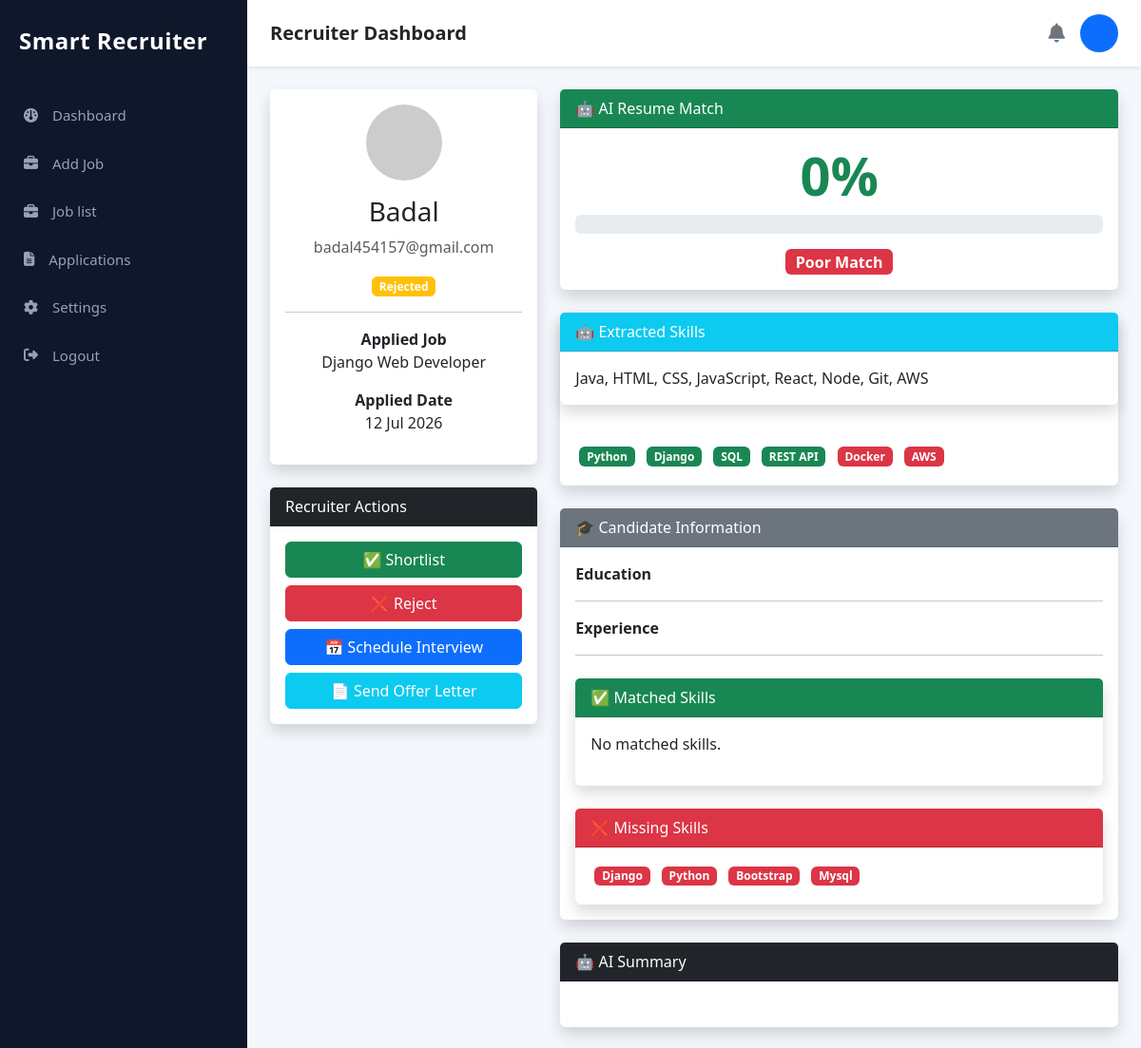
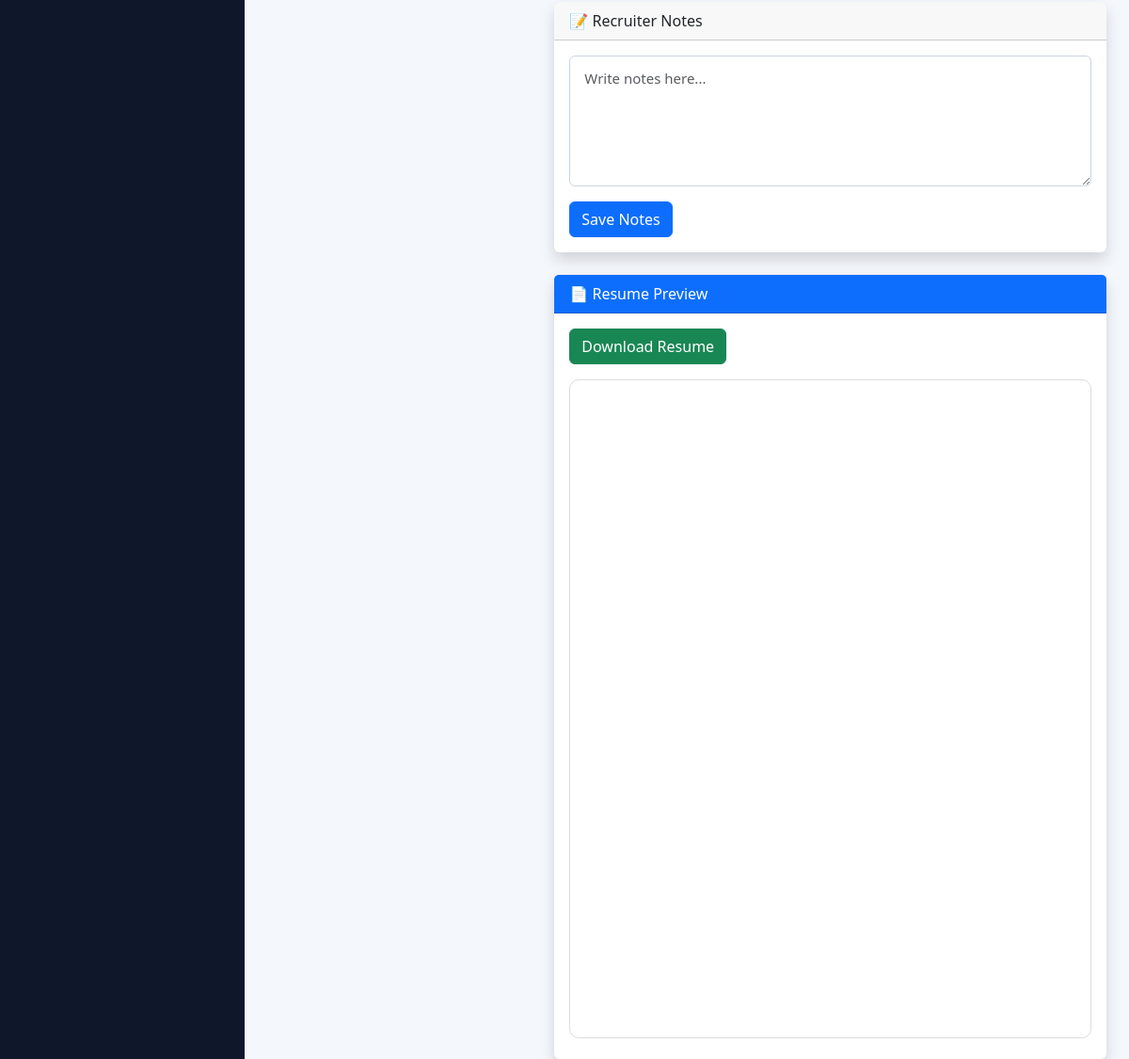
Screenshot of /applications/24/ with the database file from the repository (2 pictures, top to bottom).
### applications/models.py (models this page shows, shortened)
class Application(models.Model):
    STATUS = (
        ("Pending", "Pending"),
        ("Shortlisted", "Shortlisted"),
        ("Interview", "Interview"),
        ("Rejected", "Rejected"),
        ("Selected", "Selected"),
    )
    user = models.ForeignKey(User, on_delete=models.CASCADE)
    job = models.ForeignKey(Job, on_delete=models.CASCADE)
    last_seen = models.DateTimeField(auto_now=True)
    resume = models.FileField(upload_to="resumes/")
    status = models.CharField(
        max_length=20,
        choices=STATUS,
        default="Pending"
    )
    education = models.CharField(
        max_length=200,
        blank=True
    )
    experience = models.CharField(
        max_length=200,
        blank=True
    )
    skills = models.TextField(
        blank=True
    )
    ai_summary = models.TextField(
        blank=True
    )
    recruiter_notes = models.TextField(
        blank=True
    )
    match_score = models.IntegerField(default=85)
    applied_at = models.DateTimeField(auto_now_add=True)
    interview_date = models.DateField(
        null=True,
        blank=True
    )
    interview_time = models.TimeField(
        null=True,
        blank=True
    )
    interview_mode = models.CharField(
        max_length=50,
        blank=True
    )
    meeting_link = models.URLField(
        blank=True
    )

### job/models.py (models this page shows, shortened)
class Job(models.Model):
    JOB_TYPES = (
        ("Full Time", "Full Time"),
        ("Part Time", "Part Time"),
        ("Internship", "Internship"),
        ("Contract", "Contract"),
        ("Remote", "Remote"),
    )
    WORK_MODE = (
        ("Onsite", "Onsite"),
        ("Remote", "Remote"),
        ("Hybrid", "Hybrid"),
    )
    STATUS = (
        ("Active", "Active"),
        ("Closed", "Closed"),
    )
    EXPERIENCE = (
        ("Fresher", "Fresher"),
        ("0-1 Years", "0-1 Years"),
        ("1-3 Years", "1-3 Years"),
        ("3-5 Years", "3-5 Years"),
        ("5+ Years", "5+ Years"),
    )
    title = models.CharField(max_length=200)
    company = models.CharField(max_length=200)
    company_logo = models.ImageField(
        upload_to="company_logo/",
        blank=True,
        null=True
    )
    location = models.CharField(max_length=200)
    work_mode = models.CharField(
        max_length=20,
        choices=WORK_MODE,
        default="Onsite"
    )
    job_type = models.CharField(
        max_length=30,
        choices=JOB_TYPES,
        default="Full Time"
    )
    experience = models.CharField(
        max_length=30,
        choices=EXPERIENCE,
        default="Fresher"
    )
    education = models.CharField(max_length=200)
    salary = models.CharField(max_length=100)
    openings = models.PositiveIntegerField(default=1)
    applicants = models.PositiveIntegerField(default=0)
    skills = models.TextField(
        help_text="Example: Python, Django, SQL, REST API"
    )
    responsibilities = models.TextField()
    requirements = models.TextField()
    benefits = models.TextField(blank=True)
    description = models.TextField()
    deadline = models.DateField(default=timezone.now)
    status = models.CharField(
        max_length=20,
        choices=STATUS,
        default="Active"
    )
    created_at = models.DateTimeField(auto_now_add=True)

### applications/views.py (the view, shortened to what this page needs)
# urls.py: path("<int:pk>/", views.application_detail, name="application_detail"),
def application_detail(request, pk):
    application = get_object_or_404(Application, pk=pk)
    matched_skills, missing_skills = [], []
    if application.skills:
        _, matched_skills, missing_skills = calculate_match_score(
            application.job.skills, application.skills
        )
    return render(
        request,
        "recruiter/application_detail.html",
        {
            "application": application,
            "matched_skills": matched_skills,
            "missing_skills": missing_skills,
        }
    )

### applications/ai_match.py (called while the page is built)
def calculate_match_score(job_skills, resume_skills):
    if not job_skills or not resume_skills:
        return 0, [], []
    job_list = [
        skill.strip().lower()
        for skill in re.split(r",|\n", job_skills)
        if skill.strip()
    ]
    resume_list = [
        skill.strip().lower()
        for skill in re.split(r",|\n", resume_skills)
        if skill.strip()
    ]
    matched = []
    missing = []
    for skill in job_list:
        if skill in resume_list:
            matched.append(skill.title())
        else:
            missing.append(skill.title())
    score = int((len(matched) / len(job_list)) * 100) if job_list else 0
    return score, matched, missing

### templates/recruiter/application_detail.html (shortened to what this page needs)
{% extends "recruiter/recruiter_base.html" %} {% block content %}
<div class="container-fluid mt-4">
  <div class="row">
    <div class="col-lg-4">
      <div class="card shadow border-0 mb-4">
        <div class="card-body text-center">
          <img
            src="https://ui-avatars.com/api/?name={{ application.user.username }}&background=0D6EFD&color=fff&size=120"
            class="rounded-circle mb-3"
          />
          <h3>{{ application.user.username }}</h3>
          <p class="text-muted">{{ application.user.email }}</p>
          <span class="badge bg-warning"> {{ application.status }} </span>
          <hr />
          <p>
            <strong>Applied Job</strong><br />
            {{ application.job.title }}
          </p>
          <p>
            <strong>Applied Date</strong><br />
            {{ application.applied_at|date:"d M Y" }}
          </p>
        </div>
      </div>
      <div class="card shadow border-0">
        <div class="card-header bg-dark text-white">Recruiter Actions</div>
        <div class="card-body d-grid gap-2">
  <a
    href="{% url 'update_application_status' application.id 'Shortlisted' %}"
    class="btn btn-success">
    ✅ Shortlist
  </a>
  <a
    href="{% url 'update_application_status' application.id 'Rejected' %}"
    class="btn btn-danger">
    ❌ Reject
  </a>
  <a
    href="{% url 'schedule_interview' application.id %}"
    class="btn btn-primary">
    📅 Schedule Interview
  </a>
  <a
    href="{% url 'send_offer_letter' application.id %}"
    class="btn btn-info text-white">
    📄 Send Offer Letter
  </a>
</div>
      </div>
    </div>
    <div class="col-lg-8">
      <div class="card shadow border-0 mb-4">
        <div class="card-header bg-success text-white">🤖 AI Resume Match</div>
        <div class="card-body text-center">
          <h1 class="display-4 fw-bold text-success">
            {{ application.match_score }}%
          </h1>
          <div class="progress mb-3" style="height: 20px">
          </div>
          {% if application.match_score >= 80 %}
          <span class="badge bg-success fs-6"> Excellent Match </span>
          {% elif application.match_score >= 60 %}
          <span class="badge bg-warning text-dark fs-6"> Good Match </span>
          {% else %}
          <span class="badge bg-danger fs-6"> Poor Match </span>
          {% endif %}
        </div>
      </div>
      <div class="card shadow border-0 mb-4">
        <div class="card shadow border-0 mb-4">
          <div class="card-header bg-info text-white">🤖 Extracted Skills</div>
          <div class="card-body">{{ application.skills }}</div>
        </div>
        <div class="card-body">
          <span class="badge bg-success m-1">Python</span>
          <span class="badge bg-success m-1">Django</span>
          <span class="badge bg-success m-1">SQL</span>
          <span class="badge bg-success m-1">REST API</span>
          <span class="badge bg-danger m-1">Docker</span>
          <span class="badge bg-danger m-1">AWS</span>
        </div>
      </div>
      <div class="card shadow border-0 mb-4">
        <div class="card-header bg-secondary text-white">
          🎓 Candidate Information
        </div>
        <div class="card-body">
          <p><strong>Education</strong></p>
          <hr />
          <p><strong>Experience</strong></p>
          <hr />
          <div class="card shadow border-0 mt-4">
            <div class="card-header bg-success text-white">
              ✅ Matched Skills
            </div>
            <div class="card-body">
              {% for skill in matched_skills %}
              <span class="badge bg-success m-1"> {{ skill }} </span>
              {% empty %}
              <p>No matched skills.</p>
              {% endfor %}
            </div>
          </div>
          <div class="card shadow border-0 mt-4">
            <div class="card-header bg-danger text-white">
              ❌ Missing Skills
            </div>
            <div class="card-body">
              {% for skill in missing_skills %}
              <span class="badge bg-danger m-1"> {{ skill }} </span>
              {% empty %}
              <p>No missing skills.</p>
              {% endfor %}
            </div>
          </div>
        </div>
      </div>
      <div class="card shadow border-0 mb-4">
        <div class="card-header bg-dark text-white">🤖 AI Summary</div>
        <div class="card-body">
        </div>
      </div>
      <div class="card shadow border-0 mb-4">
        <div class="card-header">📝 Recruiter Notes</div>
        <div class="card-body">
          <form method="post">
            <textarea
              name="notes"
              rows="5"
              class="form-control"
              placeholder="Write notes here..."
            >
{{ application.recruiter_notes }}</textarea
            >
            <button class="btn btn-primary mt-3">Save Notes</button>
          </form>
        </div>
      </div>
      <div class="card shadow border-0">
        <div class="card-header bg-primary text-white">📄 Resume Preview</div>
        <div class="card-body">
          {% if application.resume %}
          <a
            href="{{ application.resume.url }}"
            class="btn btn-success mb-3"
            target="_blank"
          >
            Download Resume
          </a>
          <iframe
            src="{{ application.resume.url }}"
            width="100%"
            height="700"
            style="border: 1px solid #ddd; border-radius: 10px"
          >
          </iframe>
          {% else %}
          <div class="alert alert-warning">Resume not uploaded.</div>
          {% endif %}
        </div>
      </div>
    </div>
  </div>
</div>
{% endblock %}

### static/css/recruiter.css (style rules this page uses)
* { margin: 0; padding: 0; box-sizing: border-box; font-family: "Segoe UI", Tahoma, Geneva, Verdana, sans-serif; }
body { background: #f4f7fc; color: #333; }
.form-control { width: 100%; padding: 12px 15px; border: 1px solid #cbd5e1; border-radius: 6px; font-size: 15px; color: #334155; outline: none; transition: border 0.2s ease; }

### rows the page displays
Application: user.username "Badal", user.email "badal454157@gmail.com", status "Rejected", job "Django Web Developer", applied_at "12 Jul 2026", match_score "0", skills "Java, HTML, CSS, JavaScript, React, Node, Git, AWS"

### other values shown
{{ skill }} "Django" "Python" "Bootstrap" "Mysql"
